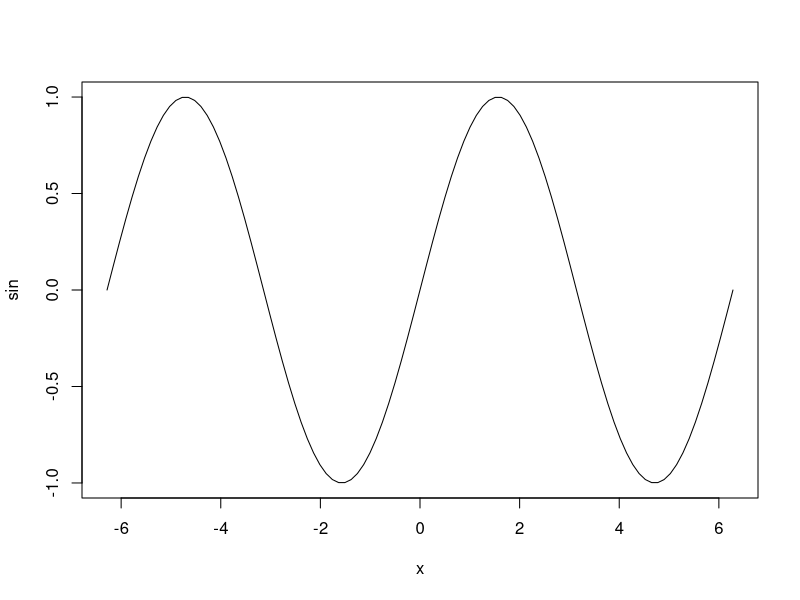
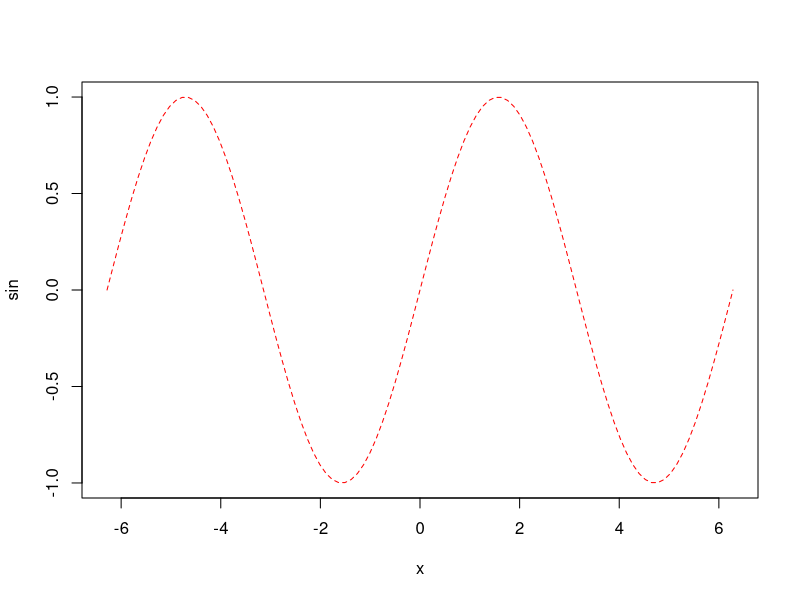
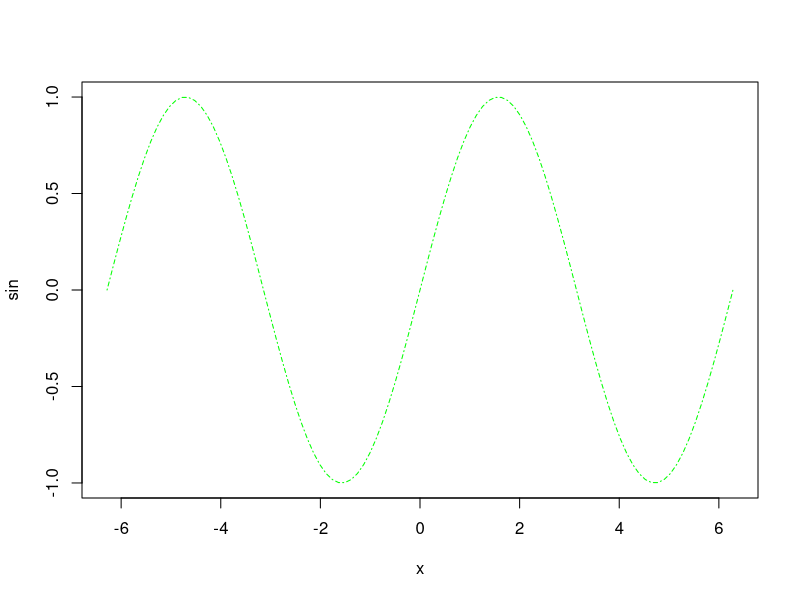
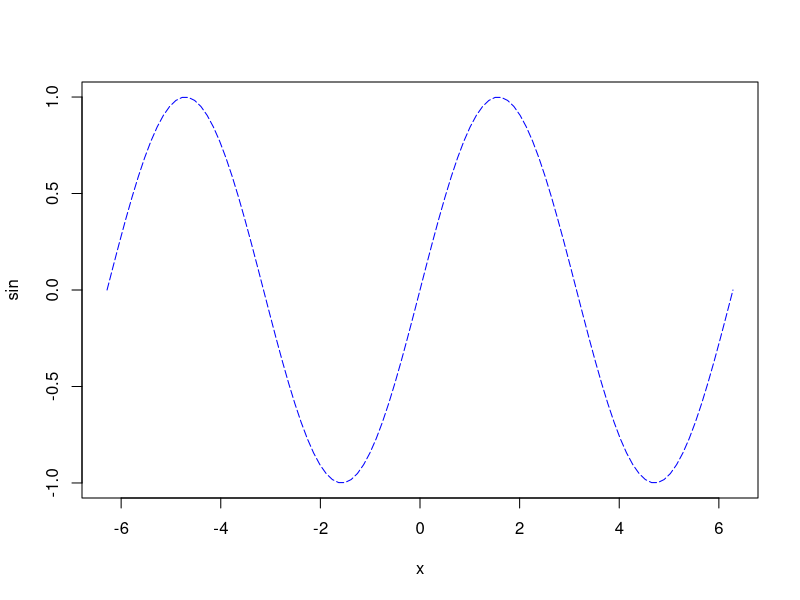
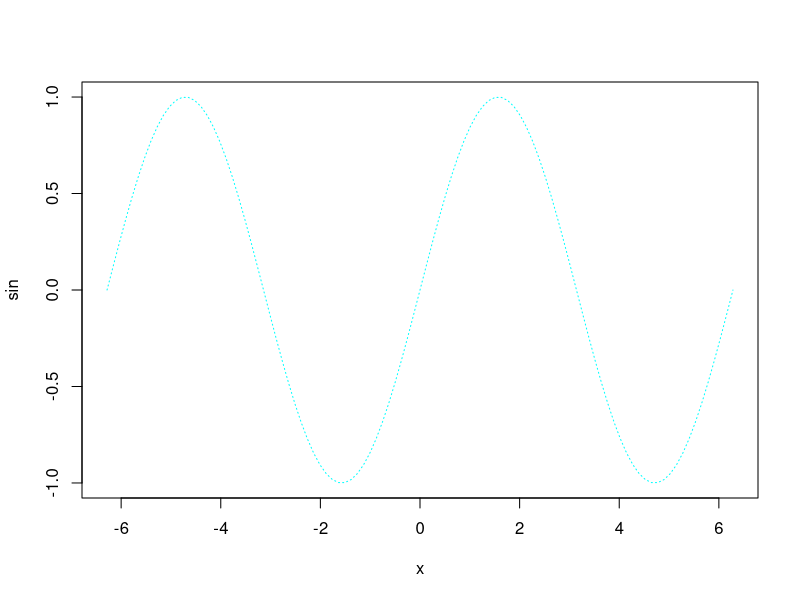
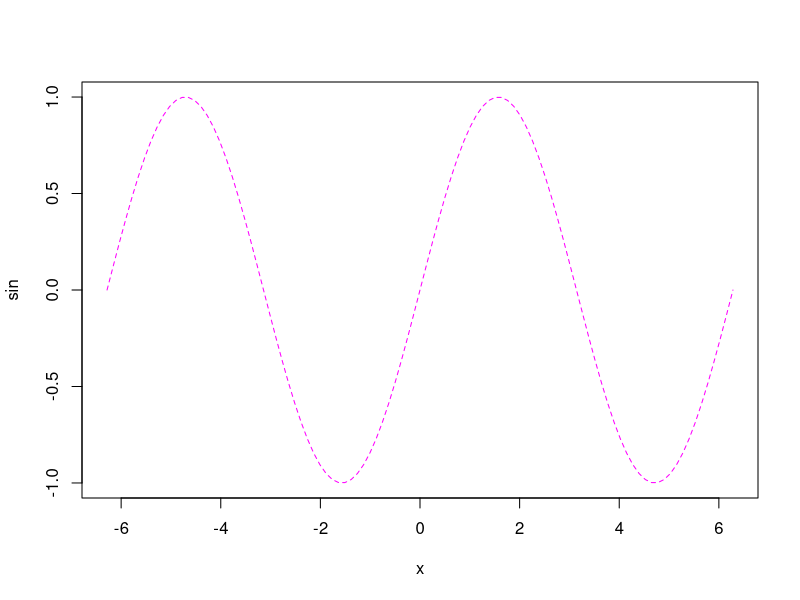
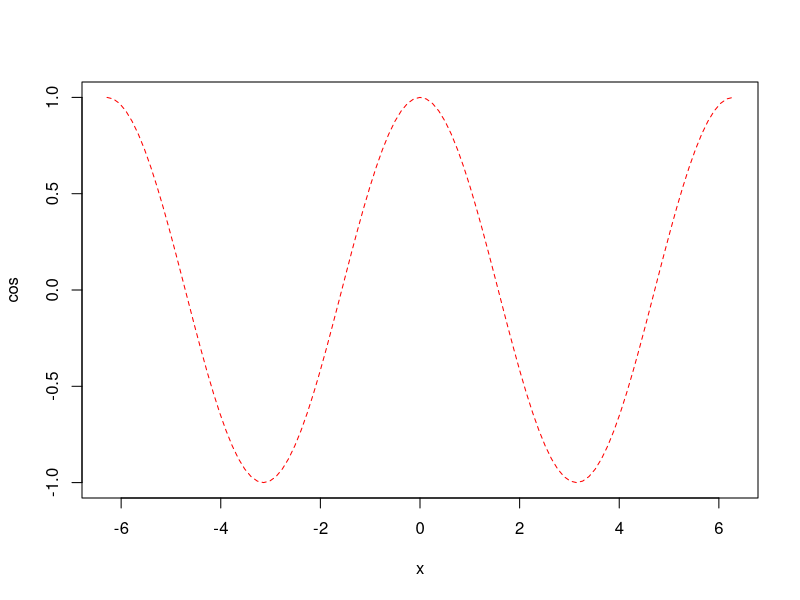
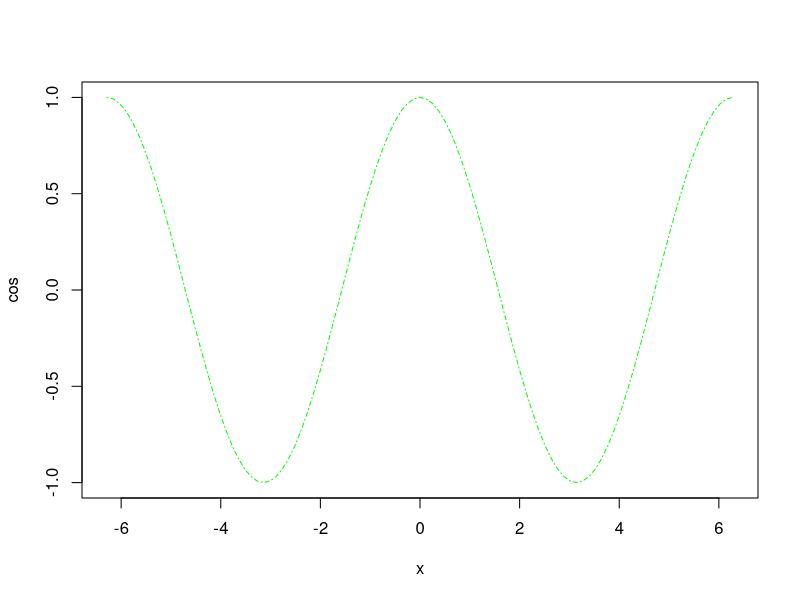

Recreate these plots in R, in order.
#preload
data(airquality)


#task 1
plot(sin,-2*pi,2*pi)

plot(sin,-2*pi,2*pi, lty='dashed', col = "red")
plot(sin,-2*pi,2*pi, lty='dotdash', col = "green")
plot(sin,-2*pi,2*pi, lty='longdash', col = "blue")
plot(sin,-2*pi,2*pi, lty='dotted', col = "cyan")
plot(sin,-2*pi,2*pi, lty='dashed', col = "magenta")

plot(cos,-2*pi,2*pi, lty='dashed', col = "red")
plot(cos,-2*pi,2*pi, lty='dotdash', col = "green")
plot(cos,-2*pi,2*pi, lty='longdash', col = "blue")
plot(cos,-2*pi,2*pi, lty='dotted', col = "cyan")
plot(cos,-2*pi,2*pi, lty='dashed', col = "magenta")


#task 2
first = hist(airquality$Temp[airquality$Month <=7], plot = FALSE)
second = hist(airquality$Temp[airquality$Month >7], plot = FALSE)
plot(first,col = "red", xlab = "Temp")
plot(second, col = "green", add = TRUE)
legend("topright",c("5-7 Months", "8-9 Months"), col = c("red", "green"), lwd = 15)


#task 3
airquality$color[airquality$Month == '5'] = "red"
airquality$color[airquality$Month == '6'] = "green"
airquality$color[airquality$Month == '7'] = "blue"
airquality$color[airquality$Month == '8'] = "cyan"
airquality$color[airquality$Month == '9'] = "magenta"
dotchart(airquality$Temp, labels = airquality$Month, cex = 1, groups = airquality$Month, color = airquality$color, xlab = 'temp')


#task 4
x = runif(15,0,3)
plot.new()
plot(x)
lines(x)
